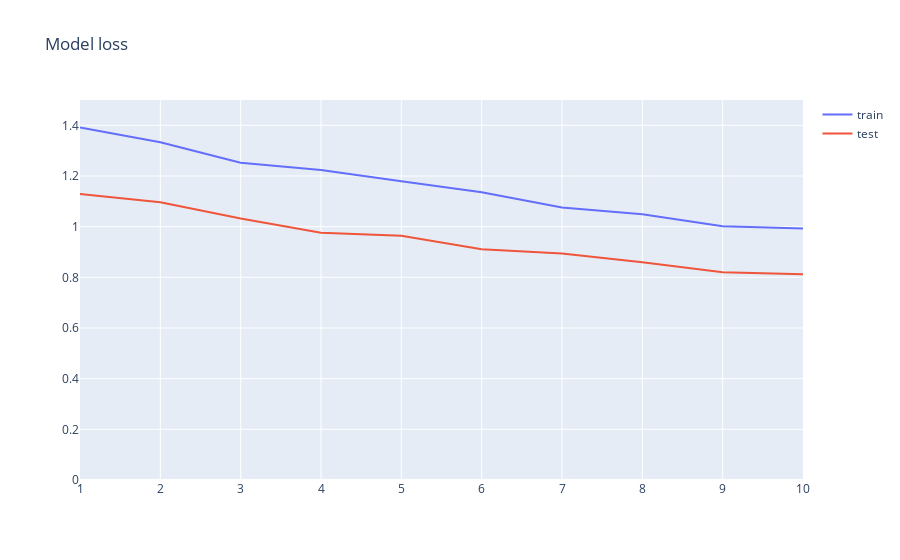

Notebook cell for this chart:
### Code cell
lista_epoch = np.linspace(1, num_epochs, num_epochs)

fig = go.Figure(layout_yaxis_range=[0,1.5])
fig.add_trace(go.Scatter(x=lista_epoch, y=history.history['loss'], mode='lines', name='train'))
fig.add_trace(go.Scatter(x=lista_epoch, y=history.history['val_loss'], mode='lines', name='test'))
fig.update_layout(title='Model loss', hovermode="x")
fig.show()

### Figure 1 — Plotly figure (JSON) as saved in the notebook; plotly's stock layout.template omitted (floating-point values rounded to 4 significant figures)
{"data": [{"mode": "lines", "name": "train", "type": "scatter", "x": [1, 2, 3, 4, 5, 6, 7, 8, 9, 10], "y": [1.391, 1.333, 1.252, 1.224, 1.179, 1.136, 1.075, 1.049, 1.001, 0.9924]}, {"mode": "lines", "name": "test", "type": "scatter", "x": [1, 2, 3, 4, 5, 6, 7, 8, 9, 10], "y": [1.129, 1.096, 1.032, 0.9762, 0.9645, 0.9105, 0.8942, 0.86, 0.8202, 0.8121]}], "layout": {"hovermode": "x", "title": {"text": "Model loss"}, "yaxis": {"range": [0, 1.5]}}}
